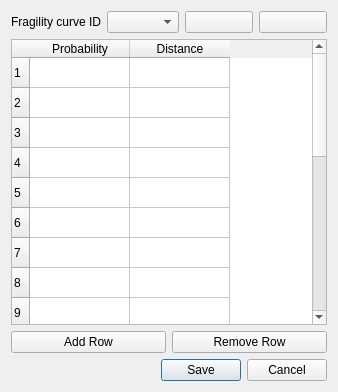
<?xml version="1.0" encoding="UTF-8"?>
<ui version="4.0">
 <class>fragility_curves_dlg</class>
 <widget class="QDialog" name="fragility_curves_dlg">
  <property name="geometry">
   <rect>
    <x>0</x>
    <y>0</y>
    <width>338</width>
    <height>392</height>
   </rect>
  </property>
  <property name="sizePolicy">
   <sizepolicy hsizetype="Fixed" vsizetype="Preferred">
    <horstretch>0</horstretch>
    <verstretch>0</verstretch>
   </sizepolicy>
  </property>
  <property name="minimumSize">
   <size>
    <width>338</width>
    <height>0</height>
   </size>
  </property>
  <property name="maximumSize">
   <size>
    <width>338</width>
    <height>16777215</height>
   </size>
  </property>
  <property name="windowTitle">
   <string>Levees Fragility Curves</string>
  </property>
  <layout class="QGridLayout" name="gridLayout_4">
   <item row="0" column="0">
    <layout class="QGridLayout" name="gridLayout">
     <item row="0" column="0">
      <widget class="QLabel" name="label">
       <property name="enabled">
        <bool>true</bool>
       </property>
       <property name="text">
        <string>Fragility curve ID</string>
       </property>
       <property name="alignment">
        <set>Qt::AlignRight|Qt::AlignTrailing|Qt::AlignVCenter</set>
       </property>
      </widget>
     </item>
     <item row="0" column="1">
      <widget class="QComboBox" name="ID_cbo"/>
     </item>
    </layout>
   </item>
   <item row="0" column="1">
    <layout class="QGridLayout" name="gridLayout_3">
     <item row="0" column="0">
      <widget class="QPushButton" name="add_curve_btn">
       <property name="text">
        <string/>
       </property>
       <property name="icon">
        <iconset>
         <normaloff>../img/add.svg</normaloff>../img/add.svg</iconset>
       </property>
      </widget>
     </item>
     <item row="0" column="1">
      <widget class="QPushButton" name="remove_curve_btn">
       <property name="text">
        <string/>
       </property>
       <property name="icon">
        <iconset>
         <normaloff>../img/remove.svg</normaloff>../img/remove.svg</iconset>
       </property>
      </widget>
     </item>
    </layout>
   </item>
   <item row="1" column="0" colspan="2">
    <widget class="QTableWidget" name="fragility_tblw">
     <property name="selectionMode">
      <enum>QAbstractItemView::SingleSelection</enum>
     </property>
     <property name="selectionBehavior">
      <enum>QAbstractItemView::SelectRows</enum>
     </property>
     <property name="showGrid">
      <bool>true</bool>
     </property>
     <property name="rowCount">
      <number>20</number>
     </property>
     <property name="columnCount">
      <number>2</number>
     </property>
     <row/>
     <row/>
     <row/>
     <row/>
     <row/>
     <row/>
     <row/>
     <row/>
     <row/>
     <row/>
     <row/>
     <row/>
     <row/>
     <row/>
     <row/>
     <row/>
     <row/>
     <row/>
     <row/>
     <row/>
     <column>
      <property name="text">
       <string>Probability</string>
      </property>
     </column>
     <column>
      <property name="text">
       <string>Distance</string>
      </property>
     </column>
    </widget>
   </item>
   <item row="2" column="0" colspan="2">
    <layout class="QGridLayout" name="gridLayout_2">
     <item row="0" column="0">
      <widget class="QPushButton" name="add_row_btn">
       <property name="text">
        <string>Add Row</string>
       </property>
      </widget>
     </item>
     <item row="0" column="1">
      <widget class="QPushButton" name="delete_row_btn">
       <property name="text">
        <string>Remove Row</string>
       </property>
      </widget>
     </item>
    </layout>
   </item>
   <item row="3" column="0" colspan="2">
    <widget class="QDialogButtonBox" name="fragility_buttonBox">
     <property name="orientation">
      <enum>Qt::Horizontal</enum>
     </property>
     <property name="standardButtons">
      <set>QDialogButtonBox::Cancel|QDialogButtonBox::Save</set>
     </property>
    </widget>
   </item>
  </layout>
 </widget>
 <resources/>
 <connections>
  <connection>
   <sender>fragility_buttonBox</sender>
   <signal>accepted()</signal>
   <receiver>fragility_curves_dlg</receiver>
   <slot>accept()</slot>
   <hints>
    <hint type="sourcelabel">
     <x>248</x>
     <y>254</y>
    </hint>
    <hint type="destinationlabel">
     <x>157</x>
     <y>274</y>
    </hint>
   </hints>
  </connection>
  <connection>
   <sender>fragility_buttonBox</sender>
   <signal>rejected()</signal>
   <receiver>fragility_curves_dlg</receiver>
   <slot>reject()</slot>
   <hints>
    <hint type="sourcelabel">
     <x>316</x>
     <y>260</y>
    </hint>
    <hint type="destinationlabel">
     <x>286</x>
     <y>274</y>
    </hint>
   </hints>
  </connection>
 </connections>
</ui>
